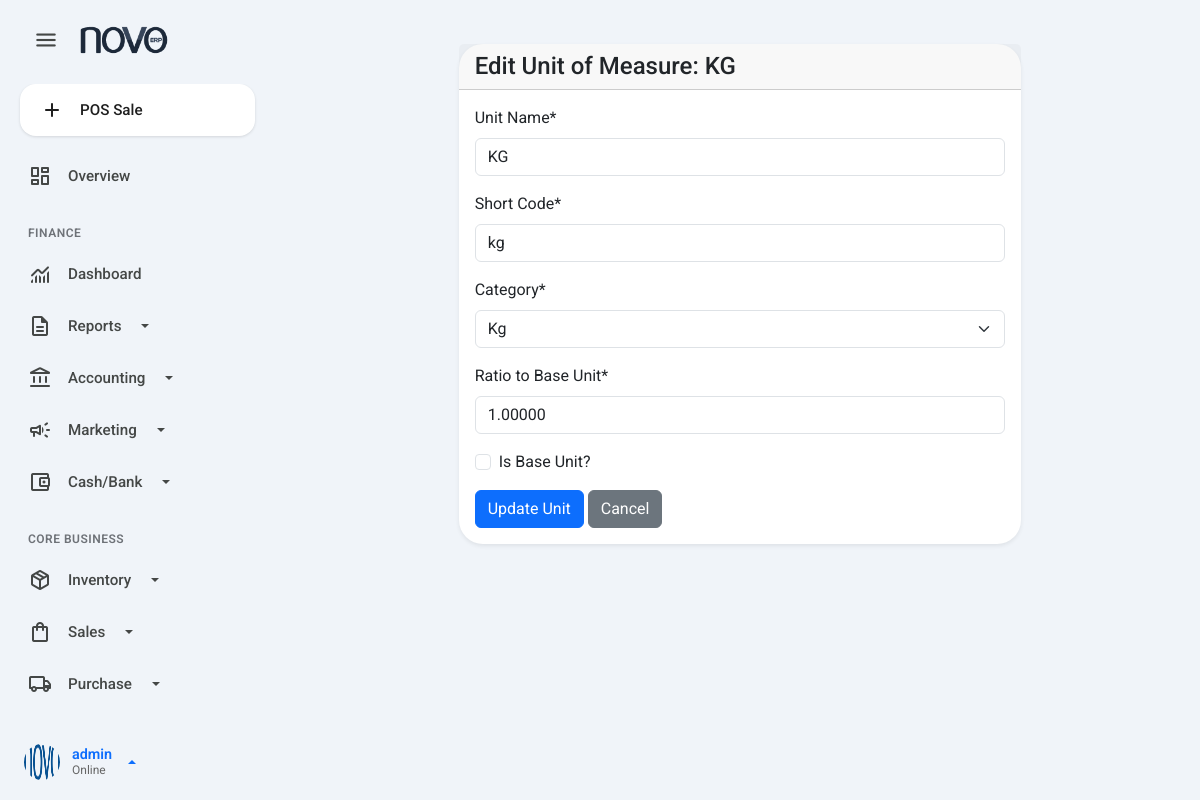
Page /products/uom/1/edit/ (signed in) on the committed database.
### accounts/models.py (models this page shows, shortened)
class User(AbstractUser):
    warehouse = models.ForeignKey(
        Warehouse,
        on_delete=models.SET_NULL,
        null=True,
        blank=True,
        related_name='users'
    )
    phone = models.CharField(max_length=20, blank=True, null=True)
    max_discount_percentage = models.DecimalField(
        max_digits=5,
        decimal_places=2,
        default=Decimal('0.00'),
        help_text="Maximum percentage discount this user can provide."
    )
    objects = CustomUserManager()

### products/models.py (models this page shows, shortened)
class UnitOfMeasure(models.Model):
    name = models.CharField(max_length=100, unique=True)
    short_code = models.CharField(max_length=20)
    category = models.ForeignKey(UnitOfMeasureCategory, on_delete=models.CASCADE, related_name='units')
    ratio = models.DecimalField(max_digits=10, decimal_places=5, default=1.0)
    is_base_unit = models.BooleanField(default=False)
    class Meta:
        verbose_name_plural = "Units of Measure"

class UnitOfMeasureCategory(models.Model):
    name = models.CharField(max_length=100, unique=True)
    created_at = models.DateTimeField(auto_now_add=True)
    def __str__(self):
        return self.name
    class Meta:
        verbose_name_plural = "UoM Categories"

### products/views.py (the view)
# urls.py: path('uom/<int:pk>/edit/', views.edit_unit_of_measure, name='edit_unit_of_measure'),
@login_required
@permission_required('products.change_unitofmeasure', login_url='/admin/')
def edit_unit_of_measure(request, pk):
    unit_of_measure = get_object_or_404(UnitOfMeasure, pk=pk)
    if request.method == 'POST':
        form = UnitOfMeasureForm(request.POST, instance=unit_of_measure)
        if form.is_valid():
            form.save()
            return redirect('products:unit_of_measure_list')
    else:
        form = UnitOfMeasureForm(instance=unit_of_measure)
    return render(request, 'products/edit_unit_of_measure.html', {'form': form, 'title': f'Edit Unit of Measure: {unit_of_measure.name}'})

### products/forms.py
class UnitOfMeasureForm(forms.ModelForm):
    class Meta:
        model = UnitOfMeasure
        fields = ['name', 'short_code', 'category', 'ratio', 'is_base_unit']
        labels = {
            'name': 'Unit Name', 'short_code': 'Short Code', 'category': 'Category',
            'ratio': 'Ratio to Base Unit', 'is_base_unit': 'Is Base Unit?'
        }
        widgets = {
            'name': forms.TextInput(attrs={'class': 'form-control', 'placeholder': 'e.g., Piece, Box, Kg'}),
            'short_code': forms.TextInput(attrs={'class': 'form-control', 'placeholder': 'e.g., pc, box, kg'}),
            'category': forms.Select(attrs={'class': 'form-control'}),
            'ratio': forms.NumberInput(attrs={'class': 'form-control'}),
            'is_base_unit': forms.CheckboxInput(attrs={'class': 'form-check-input'}),
        }

### products/templates/products/edit_unit_of_measure.html (shortened to what this page needs)
{% extends 'base.html' %}
{% load crispy_forms_tags %}
{% block content %}
<div class="container">
    <div class="row justify-content-center">
        <div class="col-md-8">
            <div class="card shadow-sm mt-4">
                <div class="card-header">
                    <h4 class="mb-0">{{ title }}</h4>
                </div>
                <div class="card-body">
                    <form method="post" novalidate>
                        {{ form|crispy }}
                        <div class="mt-3">
                            <button type="submit" class="btn btn-primary">Update Unit</button>
                            <a href="{% url 'products:unit_of_measure_list' %}" class="btn btn-secondary">Cancel</a>
                        </div>
                    </form>
                </div>
            </div>
        </div>
    </div>
</div>
{% endblock %}

### inventory_system/templates/base.html (shortened to what this page needs)
{% load static %}
<!DOCTYPE html>
<html lang="en">
<head>
    <link rel="stylesheet" href="https://cdnjs.cloudflare.com/ajax/libs/font-awesome/6.4.0/css/all.min.css">
    <link href="https://cdn.jsdelivr.net/npm/select2@4.1.0-rc.0/dist/css/select2.min.css" rel="stylesheet" />
    <link href="https://cdn.jsdelivr.net/npm/bootstrap@5.3.3/dist/css/bootstrap.min.css" rel="stylesheet">
    <link rel="stylesheet" href="{% static 'css/style.css' %}">
</head>
<body class="gemini-theme">
<div class="app-container">
    {% if user.is_authenticated %}
    <aside class="sidebar-nav" id="sidebar">
        <div class="sidebar-header">
            <button class="btn-menu-toggle" id="menuToggle">
                <span class="material-symbols-rounded">menu</span>
            </button>
            <a href="{% url 'dashboard' %}" class="brand-logo">
                <img src="{% static 'images/logo.png' %}" alt="Logo">
            </a>
        </div>
        <div class="sidebar-content">
            <ul class="sidebar-menu" id="accordionSidebar">
                <li class="mb-3 px-2">
                    <a href="{% url 'pos:pos_view' %}" class="btn-new-action">
                        <span class="material-symbols-rounded">add</span>
                        <span>POS Sale</span>
                    </a>
                </li>
                {% with user.groups.all|join:", " as user_groups %}
                {% if 'POS Sales Staff' in user_groups %}
                    <div class="menu-label">Point of Sale</div>
                    <li><a href="{% url 'pos:pos_view' %}"><span class="material-symbols-rounded">point_of_sale</span> <span>Terminal</span></a></li>
                    <li><a href="{% url 'products:product_list' %}"><span class="material-symbols-rounded">inventory_2</span> <span>Products</span></a></li>
                {% elif user.is_superuser %}
                    <li><a href="{% url 'dashboard' %}"><span class="material-symbols-rounded">dashboard</span> <span>Overview</span></a></li>
                    <div class="menu-label">Finance</div>
                    <li><a href="{% url 'finance:dashboard' %}"><span class="material-symbols-rounded">monitoring</span> <span>Dashboard</span></a></li>
                    <li>
                        <a href="#finReportsMenu" data-bs-toggle="collapse" class="dropdown-toggle">
                            <span class="material-symbols-rounded">description</span> <span>Reports</span>
                        </a>
                    </li>
                    <li>
                        <a href="#glMenu" data-bs-toggle="collapse" class="dropdown-toggle">
                            <span class="material-symbols-rounded">account_balance</span> <span>Accounting</span>
                        </a>
                    </li>
                    <li>
                        <a href="#marketingMenu" data-bs-toggle="collapse" class="dropdown-toggle">
                            <span class="material-symbols-rounded">campaign</span> <span>Marketing</span>
                        </a>
                    </li>
                    <li>
                        <a href="#bankingMenu" data-bs-toggle="collapse" class="dropdown-toggle">
                            <span class="material-symbols-rounded">account_balance_wallet</span> <span>Cash/Bank</span>
                        </a>
                    </li>
                    <div class="menu-label">Core Business</div>
                    <li>
                        <a href="#inventoryMenu" data-bs-toggle="collapse" class="dropdown-toggle">
                            <span class="material-symbols-rounded">package_2</span> <span>Inventory</span>
                        </a>
                    </li>
                    <li>
                        <a href="#salesMenu" data-bs-toggle="collapse" class="dropdown-toggle">
                            <span class="material-symbols-rounded">shopping_bag</span> <span>Sales</span>
                        </a>
                    </li>
                    <li>
                        <a href="#purchaseMenu" data-bs-toggle="collapse" class="dropdown-toggle">
                            <span class="material-symbols-rounded">local_shipping</span> <span>Purchase</span>
                        </a>
                    </li>
                    <div class="menu-label">System</div>
                {% endif %}
                {% endwith %}
            </ul>
        </div>
        <div class="sidebar-footer">
            <div class="user-profile dropdown dropup">
                <a href="#" class="d-flex align-items-center text-decoration-none dropdown-toggle" data-bs-toggle="dropdown" aria-expanded="false">
                    <img src="{% static 'images/default_avatar.png' %}" alt="User">
                    <div class="user-info">
                        <span class="user-name">{{ user.username }}</span>
                        <span class="user-role">Online</span>
                    </div>
                </a>
            </div>
        </div>
    </aside>
    {% endif %}
    <main class="main-content-wrapper">
        <div class="content-body">
            {% block content %}{% endblock %}
        </div>
    </main>
</div>
</body>
</html>

### static/css/style.css (style rules this page uses)
:root { --gem-bg-body: #F0F4F9; --gem-bg-surface: #FFFFFF; --gem-bg-sidebar: #F0F4F9; --gem-primary: #0B57D0; --gem-primary-soft: #D3E3FD; --gem-primary-text: #041E49; --gem-text-main: #1F1F1F; --gem-text-muted: #444746; --gem-border: #E0E3E7; --sidebar-width: 280px; --sidebar-collapsed-width: 80px; --radius-lg: 24px; }
body { background-color: var(--gem-bg-body); font-family: 'Roboto', 'Outfit', sans-serif; color: var(--gem-text-main); margin: 0; overflow-x: hidden; }
ul, li { list-style: none !important; padding: 0 !important; margin: 0 !important; }
.sidebar-nav { width: var(--sidebar-width); background-color: var(--gem-bg-sidebar); height: 100vh; position: fixed; top: 0; left: 0; z-index: 1000; display: flex; flex-direction: column; padding: 12px; transition: width 0.3s cubic-bezier(0.2, 0, 0, 1), transform 0.3s ease; }
.sidebar-header { display: flex; align-items: center; padding: 8px 12px 24px 12px; gap: 12px; height: 72px; }
.btn-menu-toggle { width: 44px; height: 44px; min-width: 44px; border-radius: 50% !important; border: none; background: transparent; color: var(--gem-text-muted); display: flex; align-items: center; justify-content: center; cursor: pointer; transition: background 0.2s; padding: 0; }
.btn-menu-toggle .material-symbols-rounded { font-size: 26px; }
.brand-logo { display: block; transition: opacity 0.2s, width 0.2s; white-space: nowrap; overflow: hidden; }
.brand-logo img { height: 28px; width: auto; }
.sidebar-content { flex: 1; overflow-y: auto; padding-right: 5px; }
.sidebar-menu a { display: flex; align-items: center; padding: 12px 16px; border-radius: 50px; color: var(--gem-text-muted); font-weight: 500; transition: all 0.2s ease; gap: 16px; font-size: 0.95rem; text-decoration: none; margin-bottom: 4px; }
.menu-label { font-size: 0.75rem; font-weight: 600; color: #6E7278; margin: 24px 0 8px 16px; text-transform: uppercase; letter-spacing: 0.5px; }
.btn-new-action { background-color: var(--gem-bg-surface) !important; box-shadow: 0 1px 3px rgba(0,0,0,0.12); color: var(--gem-text-main) !important; border-radius: 16px !important; padding: 14px 20px !important; }
.user-profile a { padding: 8px 12px; border-radius: 50px; gap: 12px; }
.user-profile img { width: 36px; height: 36px; border-radius: 50%; }
.user-info { display: flex; flex-direction: column; line-height: 1.2; }
.user-name { font-weight: 600; font-size: 0.9rem; }
.user-role { font-size: 0.75rem; color: #666; }
.main-content-wrapper { flex: 1; margin-left: var(--sidebar-width); padding: 20px; transition: margin-left 0.3s cubic-bezier(0.2, 0, 0, 1); max-width: 1600px; margin-right: auto; }
.card { background: var(--gem-bg-surface); border: none; border-radius: var(--radius-lg); box-shadow: 0 1px 2px rgba(0,0,0,0.05); }

### rows in the picture
User: username "admin"
UnitOfMeasure: name "KG", short_code "kg", category "Kg", ratio "1.00000"

### other values in the picture
{{ title }} "Edit Unit of Measure: KG"
